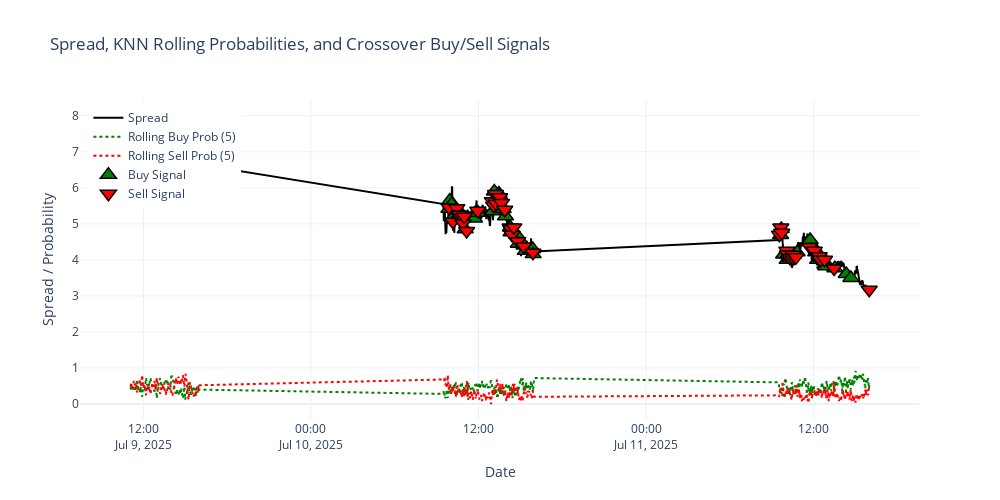

This figure's notebook cell:
### Code cell
import numpy as np
import pandas as pd
import matplotlib.pyplot as plt
import plotly.graph_objects as go

# --- 1. Create rolling probabilities DataFrame (as before) ---
probs = knn.predict_proba(X_test)
class_order = knn.classes_
prob_df = pd.DataFrame(probs, columns=class_order, index=datafix.index[-len(X_test):])
prob_df['buy_prob_roll5'] = prob_df.get(1, pd.Series(0, index=prob_df.index)).rolling(5).mean()
prob_df['sell_prob_roll5'] = prob_df.get(-1, pd.Series(0, index=prob_df.index)).rolling(5).mean()

# --- 2. Correct crossover function ---
def crossover(series1, series2):
    prev1 = series1.shift(1)
    prev2 = series2.shift(1)
    cross_up = (prev1 <= prev2) & (series1 > series2)
    cross_down = (prev1 >= prev2) & (series1 < series2)
    return cross_up.astype(int) - cross_down.astype(int)

prob_df['knn_cross_signal'] = crossover(prob_df['buy_prob_roll5'], prob_df['sell_prob_roll5'])

# --- 3. Backtest using the crossover signals ---
initial_capital = 1000
capital = initial_capital
position = 0  # 1 for long, 0 for flat
positions = []
portfolio = []
entry_spread = None
fee = 1.50  # dollar fee per trade

spread_series = datafix.loc[prob_df.index, 'spread']

for idx, (dt, row) in enumerate(prob_df.iterrows()):
    sig = row['knn_cross_signal']
    spread = spread_series.loc[dt]
    if sig == 1 and position == 0:
        position = 1
        entry_spread = spread
        capital -= fee
    elif sig == -1 and position == 1:
        pnl = (spread - entry_spread) * 100
        capital += pnl
        capital -= fee
        position = 0
        entry_spread = None
    portfolio.append(capital)
    positions.append(position)

prob_df['Position'] = positions
prob_df['Portfolio'] = portfolio

total_return = prob_df['Portfolio'].iloc[-1] - initial_capital
print(f"Total Strategy $ Return (KNN Prob Crossover): ${total_return:.2f}")

# --- 4. Plot the spread, rolling probabilities, and signals ---
fig = go.Figure()

# Spread line
fig.add_trace(go.Scatter(
    x=spread_series.index, y=spread_series.values,
    mode='lines', name='Spread', line=dict(color='black', width=2)
))

# Rolling buy probability
fig.add_trace(go.Scatter(
    x=prob_df.index, y=prob_df['buy_prob_roll5'],
    mode='lines', name='Rolling Buy Prob (5)', line=dict(color='green', width=2, dash='dot')
))
# Rolling sell probability
fig.add_trace(go.Scatter(
    x=prob_df.index, y=prob_df['sell_prob_roll5'],
    mode='lines', name='Rolling Sell Prob (5)', line=dict(color='red', width=2, dash='dot')
))

# Buy signals
buy_signals = prob_df[prob_df['knn_cross_signal'] == 1]
fig.add_trace(go.Scatter(
    x=buy_signals.index, y=spread_series.loc[buy_signals.index],
    mode='markers', name='Buy Signal',
    marker=dict(symbol='triangle-up', color='green', size=14, line=dict(color='black', width=1.5))
))
# Sell signals
sell_signals = prob_df[prob_df['knn_cross_signal'] == -1]
fig.add_trace(go.Scatter(
    x=sell_signals.index, y=spread_series.loc[sell_signals.index],
    mode='markers', name='Sell Signal',
    marker=dict(symbol='triangle-down', color='red', size=14, line=dict(color='black', width=1.5))
))

fig.update_layout(
    title="Spread, KNN Rolling Probabilities, and Crossover Buy/Sell Signals",
    xaxis_title="Date",
    yaxis_title="Spread / Probability",
    legend=dict(x=0.01, y=0.99),
    hovermode='x unified',
    template='plotly_white',
    width=1000,
    height=500
)
fig.show()

# --- 5. Plot cumulative P&L from the backtest ---
plt.figure(figsize=(14, 7))
plt.plot(prob_df.index, prob_df['Portfolio'], label='Strategy Cumulative $ P&L (KNN Prob Crossover)', color='purple', linewidth=2)
plt.title('Cumulative $ P&L from KNN Probability Crossover Strategy')
plt.xlabel('Date')
plt.ylabel('Portfolio Value ($)')
plt.legend(loc='upper left')
plt.grid(True, linestyle='--', alpha=0.5)
plt.tight_layout()
plt.show()

### Figure 1 — Plotly figure (JSON) as saved in the notebook; plotly's stock layout.template omitted (floating-point values rounded to 4 significant figures; data arrays with more than 128 entries replaced by an {"elided": "..."} marker saying what was removed)
{"data": [{"line": {"color": "black", "width": 2}, "mode": "lines", "name": "Spread", "type": "scatter", "x": {"elided": "1079 str values"}, "y": {"elided": "1079 float values"}}, {"line": {"color": "green", "dash": "dot", "width": 2}, "mode": "lines", "name": "Rolling Buy Prob (5)", "type": "scatter", "x": {"elided": "1079 str values"}, "y": {"elided": "1079 float values"}}, {"line": {"color": "red", "dash": "dot", "width": 2}, "mode": "lines", "name": "Rolling Sell Prob (5)", "type": "scatter", "x": {"elided": "1079 str values"}, "y": {"elided": "1079 float values"}}, {"marker": {"color": "green", "line": {"color": "black", "width": 1.5}, "size": 14, "symbol": "triangle-up"}, "mode": "markers", "name": "Buy Signal", "type": "scatter", "x": ["2025-07-09T11:11:00", "2025-07-09T11:30:00", "2025-07-09T12:00:00", "2025-07-09T12:04:00", "2025-07-09T12:08:00", "2025-07-09T12:19:00", "2025-07-09T12:26:00", "2025-07-09T12:52:00", "2025-07-09T13:03:00", "2025-07-09T13:25:00", "2025-07-09T13:57:00", "2025-07-09T15:10:00", "2025-07-09T15:29:00", "2025-07-09T15:49:00", "2025-07-09T15:55:00", "2025-07-10T09:53:00", "2025-07-10T09:57:00", "2025-07-10T10:05:00", "2025-07-10T10:15:00", "2025-07-10T10:37:00", "2025-07-10T10:43:00", "2025-07-10T10:55:00", "2025-07-10T11:03:00", "2025-07-10T11:14:00", "2025-07-10T11:41:00", "2025-07-10T11:43:00", "2025-07-10T11:58:00", "2025-07-10T13:01:00", "2025-07-10T13:08:00", "2025-07-10T13:14:00", "2025-07-10T13:28:00", "2025-07-10T13:30:00", "2025-07-10T13:38:00", "2025-07-10T13:46:00", "2025-07-10T13:56:00", "2025-07-10T14:17:00", "2025-07-10T14:20:00", "2025-07-10T14:30:00", "2025-07-10T14:44:00", "2025-07-10T14:51:00", "2025-07-10T15:16:00", "2025-07-10T15:21:00", "2025-07-10T15:53:00", "2025-07-10T15:55:00", "2025-07-11T09:38:00", "2025-07-11T09:41:00", "2025-07-11T09:51:00", "2025-07-11T10:06:00", "2025-07-11T10:11:00", "2025-07-11T10:17:00", "2025-07-11T10:20:00", "2025-07-11T10:33:00", "2025-07-11T10:49:00", "2025-07-11T11:45:00", "2025-07-11T12:09:00", "2025-07-11T12:13:00", "2025-07-11T12:17:00", "2025-07-11T12:23:00", "2025-07-11T12:26:00", "2025-07-11T12:32:00", "2025-07-11T12:46:00", "2025-07-11T12:48:00", "2025-07-11T12:52:00", "2025-07-11T13:31:00", "2025-07-11T14:20:00", "2025-07-11T14:40:00"], "y": [6.95, 6.48, 6.73, 6.55, 6.65, 6.91, 6.56, 7.05, 6.5, 6.78, 6.77, 6.34, 6.35, 6.55, 6.76, 5.42, 5.65, 5.55, 5.22, 5.27, 5.19, 5.21, 4.85, 5.18, 5.26, 5.15, 5.31, 5.35, 5.9, 5.61, 5.84, 5.79, 5.5, 5.41, 5.21, 4.9, 4.77, 4.8, 4.7, 4.45, 4.4, 4.25, 4.3, 4.16, 4.69, 4.86, 4.15, 4, 4.15, 4.07, 4.06, 4.14, 4.21, 4.55, 4.21, 4.24, 4.0, 4.13, 4.1, 4.05, 3.96, 3.87, 3.82, 3.77, 3.61, 3.5]}, {"marker": {"color": "red", "line": {"color": "black", "width": 1.5}, "size": 14, "symbol": "triangle-down"}, "mode": "markers", "name": "Sell Signal", "type": "scatter", "x": ["2025-07-09T11:06:00", "2025-07-09T11:15:00", "2025-07-09T11:37:00", "2025-07-09T11:51:00", "2025-07-09T12:03:00", "2025-07-09T12:06:00", "2025-07-09T12:18:00", "2025-07-09T12:20:00", "2025-07-09T12:39:00", "2025-07-09T12:54:00", "2025-07-09T13:18:00", "2025-07-09T13:45:00", "2025-07-09T14:13:00", "2025-07-09T14:57:00", "2025-07-09T15:18:00", "2025-07-09T15:45:00", "2025-07-09T15:54:00", "2025-07-09T15:57:00", "2025-07-10T09:54:00", "2025-07-10T10:10:00", "2025-07-10T10:27:00", "2025-07-10T10:35:00", "2025-07-10T10:38:00", "2025-07-10T10:42:00", "2025-07-10T10:51:00", "2025-07-10T10:53:00", "2025-07-10T10:59:00", "2025-07-10T11:09:00", "2025-07-10T11:57:00", "2025-07-10T12:59:00", "2025-07-10T13:05:00", "2025-07-10T13:13:00", "2025-07-10T13:16:00", "2025-07-10T13:31:00", "2025-07-10T13:39:00", "2025-07-10T13:53:00", "2025-07-10T14:16:00", "2025-07-10T14:19:00", "2025-07-10T14:24:00", "2025-07-10T14:32:00", "2025-07-10T14:49:00", "2025-07-10T15:15:00", "2025-07-10T15:54:00", "2025-07-11T09:33:00", "2025-07-11T09:39:00", "2025-07-11T09:43:00", "2025-07-11T10:05:00", "2025-07-11T10:07:00", "2025-07-11T10:18:00", "2025-07-11T10:30:00", "2025-07-11T10:32:00", "2025-07-11T10:44:00", "2025-07-11T11:43:00", "2025-07-11T12:03:00", "2025-07-11T12:15:00", "2025-07-11T12:22:00", "2025-07-11T12:24:00", "2025-07-11T12:30:00", "2025-07-11T12:47:00", "2025-07-11T13:28:00", "2025-07-11T15:59:00"], "y": [6.68, 6.85, 6.9, 6.55, 6.57, 6.5, 6.71, 6.78, 6.59, 6.9, 7.01, 7.21, 7.75, 6.7, 6.73, 6.5, 6.71, 6.45, 5.45, 5.06, 5.43, 5.25, 5.25, 5.17, 5.18, 5.01, 5.2, 4.8, 5.36, 5.63, 5.5, 5.83, 5.56, 5.74, 5.58, 5.39, 4.9, 4.85, 4.7, 4.9, 4.52, 4.37, 4.2, 4.7, 4.9, 4.75, 4.25, 4.15, 4.06, 4.06, 4.14, 4.07, 4.36, 4.25, 4.1, 4.05, 4.1, 4, 4, 3.76, 3.17]}], "layout": {"height": 500, "hovermode": "x unified", "legend": {"x": 0.01, "y": 0.99}, "title": {"text": "Spread, KNN Rolling Probabilities, and Crossover Buy/Sell Signals"}, "width": 1000, "xaxis": {"title": {"text": "Date"}}, "yaxis": {"title": {"text": "Spread / Probability"}}}}
